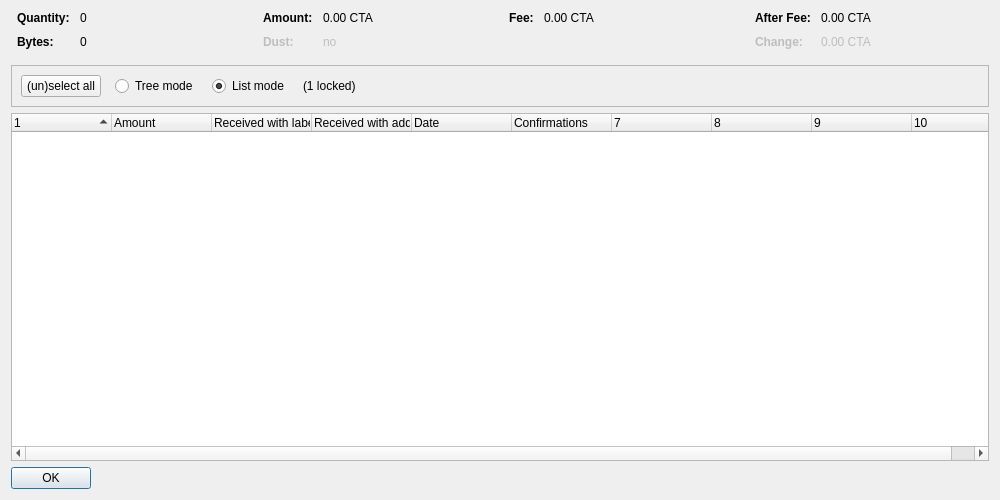
<?xml version="1.0" encoding="UTF-8"?>
<ui version="4.0">
 <class>CoinControlDialog</class>
 <widget class="QDialog" name="CoinControlDialog">
  <property name="geometry">
   <rect>
    <x>0</x>
    <y>0</y>
    <width>1000</width>
    <height>500</height>
   </rect>
  </property>
  <property name="windowTitle">
   <string>Coin Selection</string>
  </property>
  <layout class="QVBoxLayout" name="verticalLayout">
   <item>
    <layout class="QHBoxLayout" name="horizontalLayoutTop" stretch="0,0,0,0">
     <property name="topMargin">
      <number>0</number>
     </property>
     <property name="bottomMargin">
      <number>10</number>
     </property>
     <item>
      <layout class="QFormLayout" name="formLayoutCoinControl1">
       <property name="horizontalSpacing">
        <number>10</number>
       </property>
       <property name="verticalSpacing">
        <number>10</number>
       </property>
       <property name="leftMargin">
        <number>6</number>
       </property>
       <property name="rightMargin">
        <number>6</number>
       </property>
       <item row="0" column="0">
        <widget class="QLabel" name="labelCoinControlQuantityText">
         <property name="font">
          <font>
           <weight>75</weight>
           <bold>true</bold>
          </font>
         </property>
         <property name="text">
          <string>Quantity:</string>
         </property>
        </widget>
       </item>
       <item row="0" column="1">
        <widget class="QLabel" name="labelCoinControlQuantity">
         <property name="cursor">
          <cursorShape>IBeamCursor</cursorShape>
         </property>
         <property name="contextMenuPolicy">
          <enum>Qt::ActionsContextMenu</enum>
         </property>
         <property name="text">
          <string notr="true">0</string>
         </property>
         <property name="textInteractionFlags">
          <set>Qt::LinksAccessibleByMouse|Qt::TextSelectableByKeyboard|Qt::TextSelectableByMouse</set>
         </property>
        </widget>
       </item>
       <item row="1" column="0">
        <widget class="QLabel" name="labelCoinControlBytesText">
         <property name="font">
          <font>
           <weight>75</weight>
           <bold>true</bold>
          </font>
         </property>
         <property name="text">
          <string>Bytes:</string>
         </property>
        </widget>
       </item>
       <item row="1" column="1">
        <widget class="QLabel" name="labelCoinControlBytes">
         <property name="cursor">
          <cursorShape>IBeamCursor</cursorShape>
         </property>
         <property name="contextMenuPolicy">
          <enum>Qt::ActionsContextMenu</enum>
         </property>
         <property name="text">
          <string notr="true">0</string>
         </property>
         <property name="textInteractionFlags">
          <set>Qt::LinksAccessibleByMouse|Qt::TextSelectableByKeyboard|Qt::TextSelectableByMouse</set>
         </property>
        </widget>
       </item>
      </layout>
     </item>
     <item>
      <layout class="QFormLayout" name="formLayoutCoinControl2">
       <property name="horizontalSpacing">
        <number>10</number>
       </property>
       <property name="verticalSpacing">
        <number>10</number>
       </property>
       <property name="leftMargin">
        <number>6</number>
       </property>
       <property name="rightMargin">
        <number>6</number>
       </property>
       <item row="0" column="0">
        <widget class="QLabel" name="labelCoinControlAmountText">
         <property name="font">
          <font>
           <weight>75</weight>
           <bold>true</bold>
          </font>
         </property>
         <property name="text">
          <string>Amount:</string>
         </property>
        </widget>
       </item>
       <item row="0" column="1">
        <widget class="QLabel" name="labelCoinControlAmount">
         <property name="cursor">
          <cursorShape>IBeamCursor</cursorShape>
         </property>
         <property name="contextMenuPolicy">
          <enum>Qt::ActionsContextMenu</enum>
         </property>
         <property name="text">
          <string notr="true">0.00 CTA</string>
         </property>
         <property name="textInteractionFlags">
          <set>Qt::LinksAccessibleByMouse|Qt::TextSelectableByKeyboard|Qt::TextSelectableByMouse</set>
         </property>
        </widget>
       </item>
       <item row="1" column="0">
        <widget class="QLabel" name="labelCoinControlLowOutputText">
         <property name="enabled">
          <bool>false</bool>
         </property>
         <property name="font">
          <font>
           <weight>75</weight>
           <bold>true</bold>
          </font>
         </property>
         <property name="text">
          <string>Dust:</string>
         </property>
        </widget>
       </item>
       <item row="1" column="1">
        <widget class="QLabel" name="labelCoinControlLowOutput">
         <property name="enabled">
          <bool>false</bool>
         </property>
         <property name="cursor">
          <cursorShape>IBeamCursor</cursorShape>
         </property>
         <property name="contextMenuPolicy">
          <enum>Qt::ActionsContextMenu</enum>
         </property>
         <property name="text">
          <string notr="true">no</string>
         </property>
         <property name="textInteractionFlags">
          <set>Qt::LinksAccessibleByMouse|Qt::TextSelectableByKeyboard|Qt::TextSelectableByMouse</set>
         </property>
        </widget>
       </item>
      </layout>
     </item>
     <item>
      <layout class="QFormLayout" name="formLayoutCoinControl3">
       <property name="horizontalSpacing">
        <number>10</number>
       </property>
       <property name="verticalSpacing">
        <number>10</number>
       </property>
       <property name="leftMargin">
        <number>6</number>
       </property>
       <property name="rightMargin">
        <number>6</number>
       </property>
       <item row="0" column="0">
        <widget class="QLabel" name="labelCoinControlFeeText">
         <property name="font">
          <font>
           <weight>75</weight>
           <bold>true</bold>
          </font>
         </property>
         <property name="text">
          <string>Fee:</string>
         </property>
        </widget>
       </item>
       <item row="0" column="1">
        <widget class="QLabel" name="labelCoinControlFee">
         <property name="cursor">
          <cursorShape>IBeamCursor</cursorShape>
         </property>
         <property name="contextMenuPolicy">
          <enum>Qt::ActionsContextMenu</enum>
         </property>
         <property name="text">
          <string notr="true">0.00 CTA</string>
         </property>
         <property name="textInteractionFlags">
          <set>Qt::LinksAccessibleByMouse|Qt::TextSelectableByKeyboard|Qt::TextSelectableByMouse</set>
         </property>
        </widget>
       </item>
      </layout>
     </item>
     <item>
      <layout class="QFormLayout" name="formLayoutCoinControl4">
       <property name="horizontalSpacing">
        <number>10</number>
       </property>
       <property name="verticalSpacing">
        <number>10</number>
       </property>
       <property name="leftMargin">
        <number>6</number>
       </property>
       <property name="rightMargin">
        <number>6</number>
       </property>
       <item row="0" column="0">
        <widget class="QLabel" name="labelCoinControlAfterFeeText">
         <property name="font">
          <font>
           <weight>75</weight>
           <bold>true</bold>
          </font>
         </property>
         <property name="text">
          <string>After Fee:</string>
         </property>
        </widget>
       </item>
       <item row="0" column="1">
        <widget class="QLabel" name="labelCoinControlAfterFee">
         <property name="cursor">
          <cursorShape>IBeamCursor</cursorShape>
         </property>
         <property name="contextMenuPolicy">
          <enum>Qt::ActionsContextMenu</enum>
         </property>
         <property name="text">
          <string notr="true">0.00 CTA</string>
         </property>
         <property name="textInteractionFlags">
          <set>Qt::LinksAccessibleByMouse|Qt::TextSelectableByKeyboard|Qt::TextSelectableByMouse</set>
         </property>
        </widget>
       </item>
       <item row="1" column="0">
        <widget class="QLabel" name="labelCoinControlChangeText">
         <property name="enabled">
          <bool>false</bool>
         </property>
         <property name="font">
          <font>
           <weight>75</weight>
           <bold>true</bold>
          </font>
         </property>
         <property name="text">
          <string>Change:</string>
         </property>
        </widget>
       </item>
       <item row="1" column="1">
        <widget class="QLabel" name="labelCoinControlChange">
         <property name="enabled">
          <bool>false</bool>
         </property>
         <property name="cursor">
          <cursorShape>IBeamCursor</cursorShape>
         </property>
         <property name="contextMenuPolicy">
          <enum>Qt::ActionsContextMenu</enum>
         </property>
         <property name="text">
          <string notr="true">0.00 CTA</string>
         </property>
         <property name="textInteractionFlags">
          <set>Qt::LinksAccessibleByMouse|Qt::TextSelectableByKeyboard|Qt::TextSelectableByMouse</set>
         </property>
        </widget>
       </item>
      </layout>
     </item>
    </layout>
   </item>
   <item>
    <widget class="QFrame" name="frame">
     <property name="minimumSize">
      <size>
       <width>0</width>
       <height>40</height>
      </size>
     </property>
     <property name="frameShape">
      <enum>QFrame::StyledPanel</enum>
     </property>
     <property name="frameShadow">
      <enum>QFrame::Sunken</enum>
     </property>
     <layout class="QHBoxLayout" name="horizontalLayout">
      <item>
       <layout class="QHBoxLayout" name="horizontalLayoutPanel" stretch="0,0,0,0,0">
        <property name="spacing">
         <number>14</number>
        </property>
        <item>
         <widget class="QPushButton" name="pushButtonSelectAll">
          <property name="sizePolicy">
           <sizepolicy hsizetype="Maximum" vsizetype="Fixed">
            <horstretch>0</horstretch>
            <verstretch>0</verstretch>
           </sizepolicy>
          </property>
          <property name="text">
           <string>(un)select all</string>
          </property>
          <property name="autoDefault">
           <bool>false</bool>
          </property>
         </widget>
        </item>
        <item>
         <widget class="QRadioButton" name="radioTreeMode">
          <property name="sizePolicy">
           <sizepolicy hsizetype="Maximum" vsizetype="Fixed">
            <horstretch>0</horstretch>
            <verstretch>0</verstretch>
           </sizepolicy>
          </property>
          <property name="text">
           <string>Tree mode</string>
          </property>
         </widget>
        </item>
        <item>
         <widget class="QRadioButton" name="radioListMode">
          <property name="sizePolicy">
           <sizepolicy hsizetype="Maximum" vsizetype="Fixed">
            <horstretch>0</horstretch>
            <verstretch>0</verstretch>
           </sizepolicy>
          </property>
          <property name="text">
           <string>List mode</string>
          </property>
          <property name="checked">
           <bool>true</bool>
          </property>
         </widget>
        </item>
        <item>
         <widget class="QLabel" name="labelLocked">
          <property name="text">
           <string notr="true">(1 locked)</string>
          </property>
         </widget>
        </item>
        <item>
         <spacer name="horizontalSpacer">
          <property name="orientation">
           <enum>Qt::Horizontal</enum>
          </property>
          <property name="sizeHint" stdset="0">
           <size>
            <width>40</width>
            <height>20</height>
           </size>
          </property>
         </spacer>
        </item>
       </layout>
      </item>
     </layout>
    </widget>
   </item>
   <item>
    <widget class="CoinControlTreeWidget" name="treeWidget">
     <property name="contextMenuPolicy">
      <enum>Qt::CustomContextMenu</enum>
     </property>
     <property name="sortingEnabled">
      <bool>false</bool>
     </property>
     <property name="columnCount">
      <number>10</number>
     </property>
     <attribute name="headerShowSortIndicator" stdset="0">
      <bool>true</bool>
     </attribute>
     <attribute name="headerStretchLastSection">
      <bool>false</bool>
     </attribute>
     <column>
      <property name="text">
       <string/>
      </property>
     </column>
     <column>
      <property name="text">
       <string>Amount</string>
      </property>
     </column>
     <column>
      <property name="text">
       <string>Received with label</string>
      </property>
     </column>
     <column>
      <property name="text">
       <string>Received with address</string>
      </property>
     </column>
     <column>
      <property name="text">
       <string>Date</string>
      </property>
     </column>
     <column>
      <property name="text">
       <string>Confirmations</string>
      </property>
      <property name="toolTip">
       <string>Confirmed</string>
      </property>
     </column>
     <column>
      <property name="text">
       <string/>
      </property>
     </column>
     <column>
      <property name="text">
       <string/>
      </property>
     </column>
     <column>
      <property name="text">
       <string/>
      </property>
     </column>
     <column>
      <property name="text">
       <string/>
      </property>
     </column>
    </widget>
   </item>
   <item>
    <widget class="QDialogButtonBox" name="buttonBox">
     <property name="sizePolicy">
      <sizepolicy hsizetype="Maximum" vsizetype="Fixed">
       <horstretch>0</horstretch>
       <verstretch>0</verstretch>
      </sizepolicy>
     </property>
     <property name="orientation">
      <enum>Qt::Horizontal</enum>
     </property>
     <property name="standardButtons">
      <set>QDialogButtonBox::Ok</set>
     </property>
    </widget>
   </item>
  </layout>
 </widget>
 <customwidgets>
  <customwidget>
   <class>CoinControlTreeWidget</class>
   <extends>QTreeWidget</extends>
   <header>qt/coincontroltreewidget.h</header>
  </customwidget>
 </customwidgets>
 <resources/>
 <connections/>
</ui>
